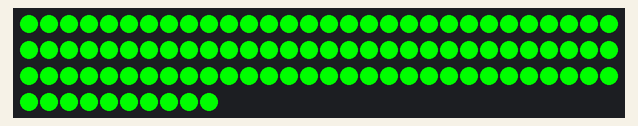
A sketch run on a simulated Arduino Uno, built with avr-gcc and run on an emulated ATmega328P. Shown: 100 RGB LEDs in strip order, left to right, continuing on the next row. Random numbers use the default seed unless the sketch sets one.

Above: at 0.16 s.

The sketch:

CyberpunkAmbRV.ino
```cpp
#include <FastLED.h>

#define PIN                 6
#define NUMPIXELS_PER_STRIP 10
#define NUM_STRIPS         10
#define TOTAL_NUMPIXELS     (NUMPIXELS_PER_STRIP * NUM_STRIPS)

CRGB leds[TOTAL_NUMPIXELS];

int g[NUM_STRIPS] = {0}; // Variables for each strip
int y[NUM_STRIPS] = {0}; // Target values for each strip
int x[NUM_STRIPS] = {0}; // Random decrement for each strip
int z[NUM_STRIPS] = {0}; // Random increment for each strip
bool red[NUM_STRIPS] = {false}; // Red state for each strip
unsigned long temp[NUM_STRIPS] = {0}; // Temporal variables for each strip
unsigned long previousMillis[NUM_STRIPS] = {0}; // Store previous millis for each strip
unsigned long interval[NUM_STRIPS] = {0}; // Interval for each strip

int vitesseUpAnim = 4;
int vitesseDownAnim = 4;
int fluiditeAnim = 6;
int delayGlobal = 11;
int allRedTime = 1500;
int RED = 2;
int blue = 0;

void setup() {
  FastLED.addLeds<WS2811, PIN, GRB>(leds, TOTAL_NUMPIXELS); // Initialize LEDs
  FastLED.setBrightness(255); // Set initial brightness
  FastLED.show(); // Show initial state
}

void loop() {
  unsigned long currentMillis = millis();
  for (int i = 0; i < NUM_STRIPS; i++) {
    // Code for each strip
    if (g[i] < vitesseDownAnim && !red[i]) {
      fillStrip(i, CRGB (0,255,  0));
      temp[i] = currentMillis;
      red[i] = true;
    }

    if (currentMillis - temp[i] > interval[i] && g[i] > y[i] - vitesseUpAnim && g[i] < y[i] + vitesseDownAnim) {
      int r = random(RED);
      if (r == 0) {
        y[i] = random((30 * fluiditeAnim) + 1);
        z[i] = random(1, vitesseUpAnim);
        x[i] = random(1, vitesseDownAnim);
      } else {
        y[i] = 0;
        z[i] = random(1, vitesseUpAnim);
        x[i] = random(1, vitesseDownAnim);
        red[i] = false;
      }
      interval[i] = random(allRedTime);
      previousMillis[i] = currentMillis;
    } else if (g[i] < y[i]) {
      g[i] += z[i];
      g[i] = constrain(g[i], 0, 30 * fluiditeAnim);
    } else if (g[i] > y[i]) {
      g[i] -= x[i];
      g[i] = constrain(g[i], 0, 30 * fluiditeAnim);
    }

    fillStrip(i, CRGB(0,255, constrain(g[i] / fluiditeAnim,0,255)));
  }
  FastLED.show();
  delay(delayGlobal);
}

void fillStrip(int stripIndex, CRGB (color)) {
  int startIndex = stripIndex * NUMPIXELS_PER_STRIP;
  int endIndex = (stripIndex + 1) * NUMPIXELS_PER_STRIP;
  for (int i = startIndex; i < endIndex; i++) {
    leds[i] = color;
  }
}
```
